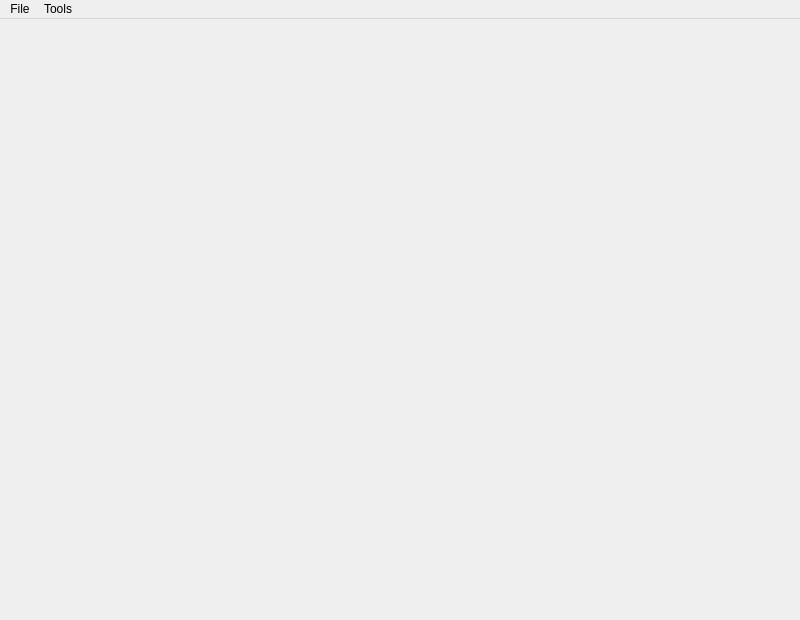
<?xml version="1.0" encoding="UTF-8"?>
<ui version="4.0">
 <class>MainWindow</class>
 <widget class="QMainWindow" name="MainWindow">
  <property name="windowModality">
   <enum>Qt::NonModal</enum>
  </property>
  <property name="geometry">
   <rect>
    <x>0</x>
    <y>0</y>
    <width>800</width>
    <height>620</height>
   </rect>
  </property>
  <property name="baseSize">
   <size>
    <width>0</width>
    <height>0</height>
   </size>
  </property>
  <property name="windowTitle">
   <string>imageBox</string>
  </property>
  <widget class="QWidget" name="centralWidget">
   <widget class="QLabel" name="imageLabel">
    <property name="geometry">
     <rect>
      <x>0</x>
      <y>0</y>
      <width>800</width>
      <height>500</height>
     </rect>
    </property>
    <property name="text">
     <string/>
    </property>
   </widget>
   <widget class="QLabel" name="inforLabel">
    <property name="geometry">
     <rect>
      <x>0</x>
      <y>550</y>
      <width>800</width>
      <height>50</height>
     </rect>
    </property>
    <property name="text">
     <string/>
    </property>
   </widget>
  </widget>
  <widget class="QMenuBar" name="menuBar">
   <property name="geometry">
    <rect>
     <x>0</x>
     <y>0</y>
     <width>800</width>
     <height>23</height>
    </rect>
   </property>
   <widget class="QMenu" name="menuFile">
    <property name="title">
     <string>File</string>
    </property>
    <addaction name="actionOpen"/>
    <addaction name="actionSave"/>
    <addaction name="actionSave_As"/>
    <addaction name="actionQuiet"/>
   </widget>
   <widget class="QMenu" name="menuTools">
    <property name="title">
     <string>Tools</string>
    </property>
    <addaction name="actionInvert"/>
    <addaction name="actionFlip_Horizontal"/>
    <addaction name="actionFlip_Vertical"/>
    <addaction name="actionGray_Scale"/>
   </widget>
   <addaction name="menuFile"/>
   <addaction name="menuTools"/>
  </widget>
  <action name="actionOpen">
   <property name="text">
    <string>Open</string>
   </property>
  </action>
  <action name="actionInvert">
   <property name="text">
    <string>Invert</string>
   </property>
  </action>
  <action name="actionFlip_Horizontal">
   <property name="text">
    <string>Flip Horizontal</string>
   </property>
  </action>
  <action name="actionFlip_Vertical">
   <property name="text">
    <string>Flip Vertical</string>
   </property>
  </action>
  <action name="actionGray_Scale">
   <property name="text">
    <string>Gray Scale</string>
   </property>
  </action>
  <action name="actionSave">
   <property name="text">
    <string>Save</string>
   </property>
  </action>
  <action name="actionSave_As">
   <property name="text">
    <string>Save As</string>
   </property>
  </action>
  <action name="actionQuiet">
   <property name="text">
    <string>Quit</string>
   </property>
  </action>
 </widget>
 <layoutdefault spacing="6" margin="11"/>
 <resources/>
 <connections/>
</ui>
